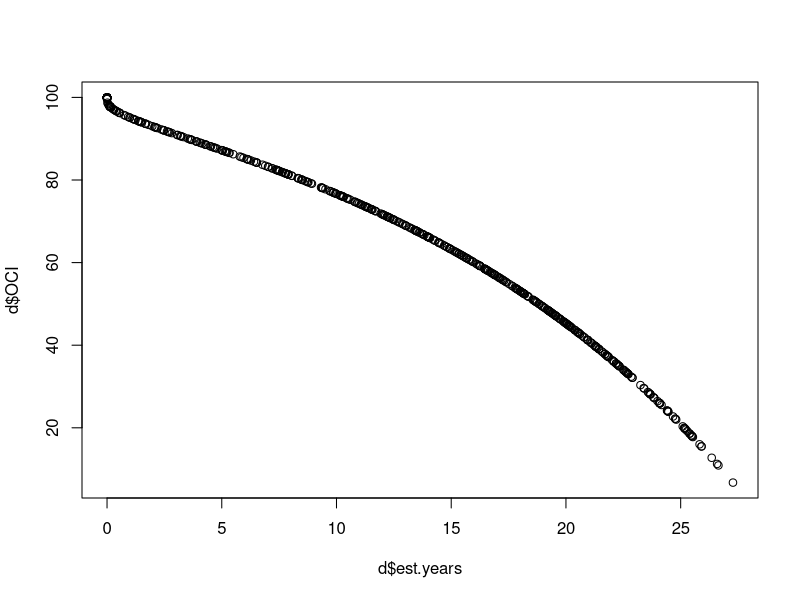
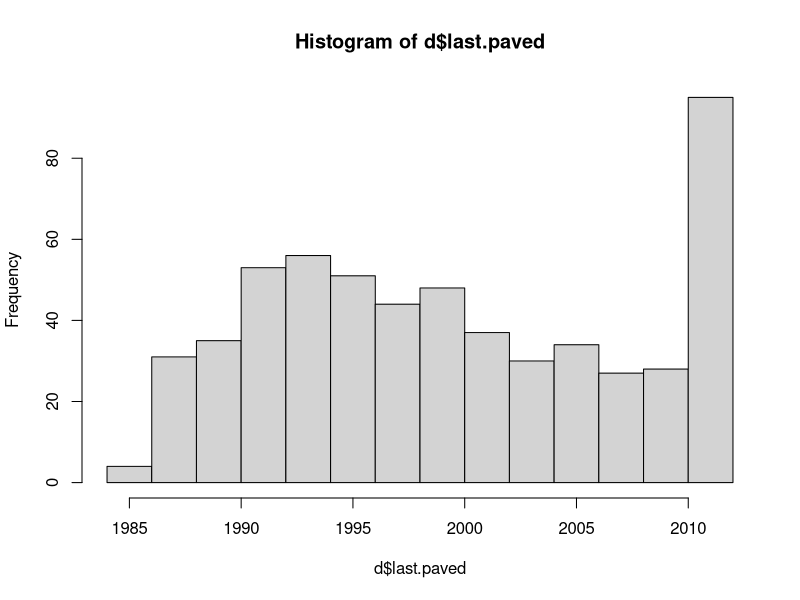
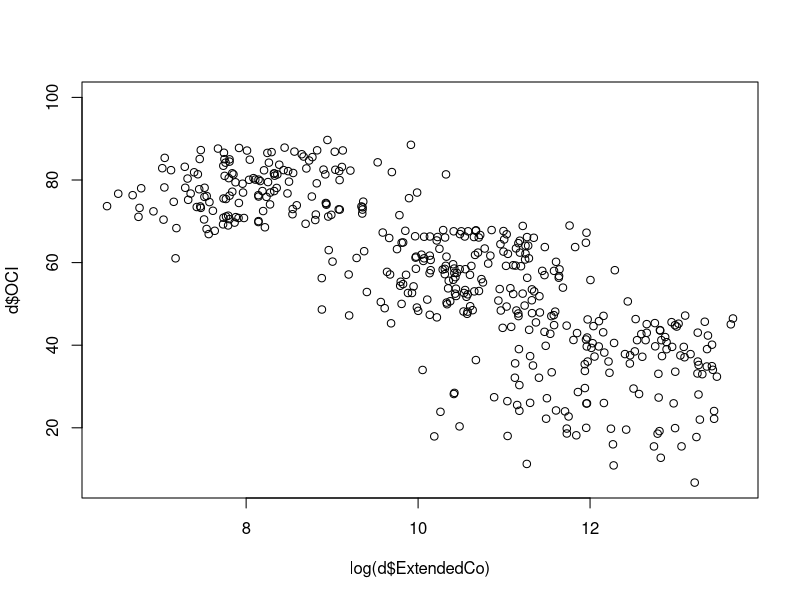
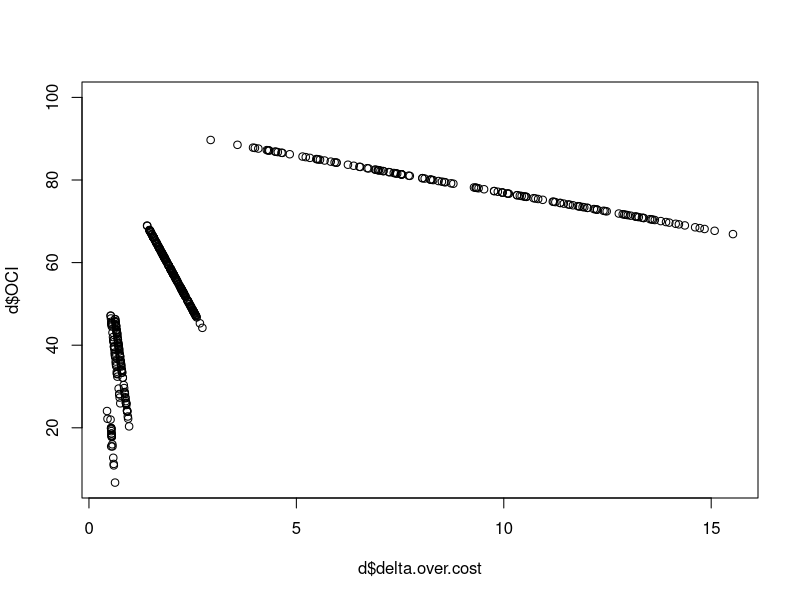
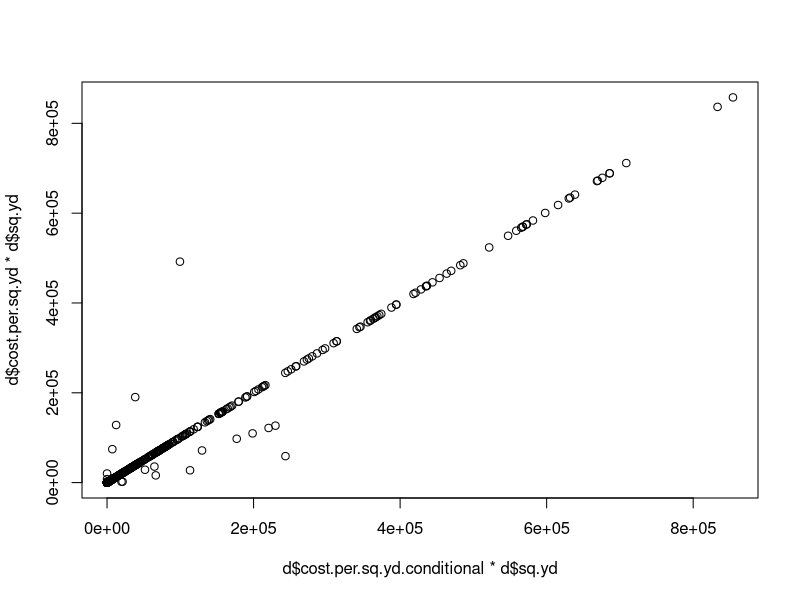
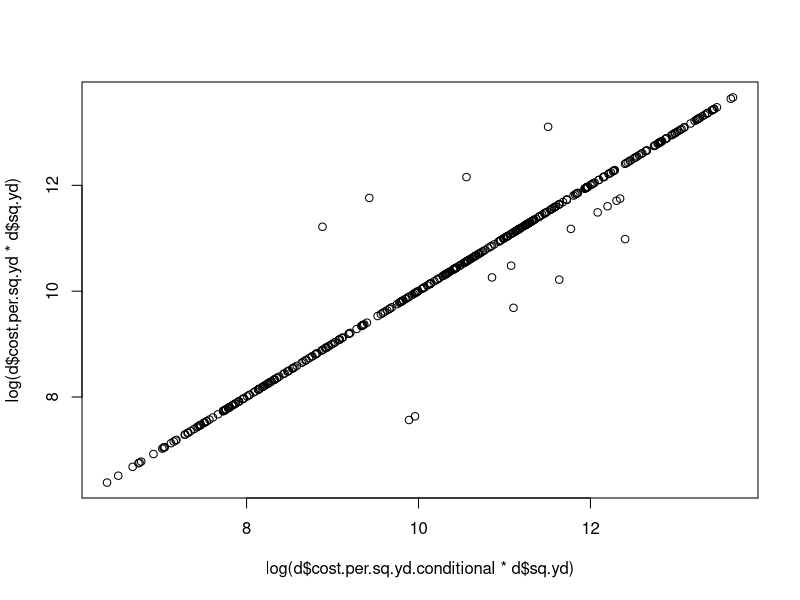

The R source for these figures, in order: (Note: this script raises an error after producing the figures.)
# This code cleans and analyzes data from FST, the pavement consultant
# OCI value = PCI.  Note these scores are from November 2012.
# It models the cost and PCI degredation in order to optimize pavement decisions
# Created By Daniel Hadley

setwd("K:/Somerstat/Common/Data/2014 StreetStat/PCI_Code")
# setwd ("~/Documents/Git/PCI_Code") #at home
d <- read.csv("PCI.csv")

# Create new variables 
d$sq.ft <- d$PavementWi * d$Length # Sq. Feet
d$sq.yd <- d$sq.ft * 0.111111 # Sq. Yards
d$total.pci <- d$sq.yd * d$OCI # Sum PCI
d$ideal.pci <- d$sq.yd * 95 # Ideal sum PCI
d$delta.pci <- d$ideal.pci - d$total.pci #Difference
d$delta.over.cost <- d$delta.pci / d$ExtendedCo #One cost measure
aggregate(delta.over.cost ~ PlanActivi, d, mean ) # Crack Seal is crazy cost efficient
aggregate(delta.over.cost ~ PlanActivi, d, max ) # Crack Seal is crazy cost efficient

d$cost.per.sq.yd <- d$ExtendedCo / d$sq.yd # Cost per sq yard


# Here I model the age as a function of PCI based on the references below:
# It is an average of residential and arterial, but we can divide those later
# http://onlinepubs.trb.org/onlinepubs/conferences/2012/assetmgmt/presentations/Data-A-Ramirez-Flores-Chang-Albitres.pdf
# https://repository.tamu.edu/bitstream/handle/1969.1/ETD-TAMU-2009-05-317/DESHMUKH-THESIS.pdf?sequence=2
# http://www.mylongview.com/modules/showdocument.aspx?documentid=631
# PCI = 100 - (106/((ln(79/AGE))^(1/.48)))

d$est.years <- 79*(2.71828^(-9.37879/(100-d$OCI)^0.48))
plot(d$est.years, d$OCI)

d$last.paved <- 2012 - d$est.years
hist(d$last.paved) # I'm skeptical there are streets we have not paved since the 80s


# test
plot(log(d$ExtendedCo), d$OCI)
plot(d$delta.over.cost, d$OCI) # checking cost-effectiveness
# This final plot is where we see that high OCI maintenance is the most cost-effective

# First model cost as a f(PCI) using logical tests: 
# this averages differences between collectors and arterials
# To see where the bands begin and end
aggregate(OCI ~ PlanActivi, d, mean )
aggregate(OCI ~ PlanActivi, d, min )
aggregate(OCI ~ PlanActivi, d, max )

d$cost.per.sq.yd.conditional <- ifelse((d$OCI >= 68) & (d$OCI < 88), 1.8,
                            ifelse((d$OCI >= 47) & (d$OCI < 68), 18.50,
                            ifelse((d$OCI >= 25) & (d$OCI < 47) & (d$Functional == "RT - Residential Local"), 76.80,
                            ifelse((d$OCI >= 25) & (d$OCI < 47) & (d$Functional == "RE - Residential Dead End"), 76.80,
                            ifelse((d$OCI >= 25) & (d$OCI < 47) & (d$Functional == "CO - Collector" ), 91.10,
                            ifelse((d$OCI >= 25) & (d$OCI < 47) & (d$Functional == "AR - Arterial"), 91.10,
                            ifelse((d$OCI >= 0) & (d$OCI < 25) & (d$Functional == "RT - Residential Local"), 139.80,
                            ifelse((d$OCI >= 0) & (d$OCI < 25) & (d$Functional == "RE - Residential Dead End"), 139.80,
                            ifelse((d$OCI >= 0) & (d$OCI < 25) & (d$Functional == "CO - Collector"), 147.70,
                            ifelse((d$OCI >= 0) & (d$OCI < 25) & (d$Functional == "AR - Arterial"), 162.10,
                            ifelse(d$OCI >= 88, 0, 360)))))))))))

# Test
plot(d$cost.per.sq.yd.conditional*d$sq.yd, d$cost.per.sq.yd*d$sq.yd)
plot(log(d$cost.per.sq.yd.conditional*d$sq.yd), log(d$cost.per.sq.yd*d$sq.yd))
# d$dif <- d$cost.per.sq.yd*d$sq.yd - d$cost.per.sq.yd.conditional*d$sq.yd  
# hugeDif <- d[ which(d$dif>650000 | d$dif < -115000), ]



# # Now model the cost degredation as a f(PCI) using a smooth curve
# # This smooths out all of the "cliffs" from the difference maintenance bands, 
# # but it approximates how quickly costs escalate as a f of PCI and allows for linear optimization
# 
# ####  Use the empirical distribution of PCI ####
# # http://davetang.org/muse/2013/05/09/on-curve-fitting/
# y = d$cost.per.sq.yd 
# x = d$OCI
# plot(x,y)
# 
# #fit first degree polynomial equation:
# fit  <- lm(y~x)
# #second degree
# fit2 <- lm(y~poly(x,2,raw=TRUE))
# #third degree
# fit3 <- lm(y~poly(x,3,raw=TRUE))
# #fourth degree
# fit4 <- lm(y~poly(x,4,raw=TRUE))
# #generate range of 50 numbers starting from 30 and ending at 160
# xx <- seq(0,160, length=50)
# plot(x,y,pch=19,ylim=c(0,150))
# lines(xx, predict(fit, data.frame(x=xx)), col="red")
# lines(xx, predict(fit2, data.frame(x=xx)), col="green")
# lines(xx, predict(fit3, data.frame(x=xx)), col="blue")
# lines(xx, predict(fit4, data.frame(x=xx)), col="purple") ## This looks like the best fit
# 
# # Now model it based on the coefficients from fit4
# #y=e + dx + cx^2 + bx^3 + ax^4 
# coef(fit4)
# 
# d$cost.model <- 1.351524e+02 + (1.845730e+00 * d$OCI) +  
#   (-1.630135e-01 * d$OCI^2) + 
#   (2.195987e-03 * d$OCI^3) + 
#   (-8.857414e-06 * d$OCI^4) 
# 
# 
# fit <- lm(d$cost.model,d$cost.per.sq.yd)
# summary(fit) # show results
# 
# # Visualize
# plot(d$cost.model*d$sq.yd, d$cost.per.sq.yd*d$sq.yd)
# plot(log(d$cost.model*d$sq.yd), log(d$cost.per.sq.yd*d$sq.yd))
# 
# # Damn, nothing seems to model the cliffs correctly




###  Model the Pavement decisions over 20 years ###
# dm <- d # dm = data model
# dm <- subset(dm, select = c(FID, Functional, STREETNAME, OCI, sq.yd)) #OR

# First I create functions that describe the relationships analyzed previously
# f(Age) = PCI 
PCIf <- function(AGE){ 
  PCI <- 100 - (106/((log(79/AGE))^(1/.48)))
  return(PCI)
}

# f(PCI) = Cost 
Costf <- function(OCI, Functional, sq.yd){ 
  Cost <- ifelse((OCI >= 68) & (OCI < 88), 1.8,
         ifelse((OCI >= 47) & (OCI < 68), 18.50,
                ifelse((OCI >= 25) & (OCI < 47) & (Functional == "RT - Residential Local"), 76.80,
                       ifelse((OCI >= 25) & (OCI < 47) & (Functional == "RE - Residential Dead End"), 76.80,
                              ifelse((OCI >= 25) & (OCI < 47) & (Functional == "CO - Collector" ), 91.10,
                                     ifelse((OCI >= 25) & (OCI < 47) & (Functional == "AR - Arterial"), 91.10,
                                            ifelse((OCI >= 0) & (OCI < 25) & (Functional == "RT - Residential Local"), 139.80,
                                                   ifelse((OCI >= 0) & (OCI < 25) & (Functional == "RE - Residential Dead End"), 139.80,
                                                          ifelse((OCI >= 0) & (OCI < 25) & (Functional == "CO - Collector"), 147.70,
                                                                 ifelse((OCI >= 0) & (OCI < 25) & (Functional == "AR - Arterial"), 162.10,
                                                                        ifelse(OCI >= 88, 0, 360)))))))))))
  return(Cost*sq.yd)
}


# f(PCI) = Whether or Not to Pave
# Here is where we set the rules and try different scenarios
# This scenario is random with no bottom tiers
Pavef <- function(OCI){
  pave <- (ifelse((OCI >= 68) & (OCI < 88), 1,
                  ifelse((OCI >= 47) & (OCI < 68), 1,
                         ifelse(OCI == 47, 1, 0)))) # Top tiers
  return(pave)
}

# This scenario is totally random
Pavef <- function(OCI){
  pave <-  sample(c(0,1), 573, replace = TRUE) #random
  return(pave)
}

# Worst - first
Pavef <- function(OCI){
  pave <- (ifelse((OCI <= 15),(sample(0:1,2)),0))
  return(pave)
}

# Best - first
Pavef <- function(OCI){
  pave <- (ifelse((OCI >= 42),(sample(0:1,2)),0))
  return(pave)
}

# Best - first non stochastic
Pavef <- function(OCI){
  pave <- (ifelse((OCI >= 58),1,0))
  return(pave)
}


# f(n) = output
Modelf <- function(n){
    d$OCI.Model <- PCIf(d$est.years) # Use the model instead of the empirical OCI
    d$backlog <- Costf(d$OCI.Model, d$Functional, d$sq.yd) # when summed, this gives you your backlog
    d$Pave.a <- Pavef(d$OCI.Model) # Decision to pave based on Pavef function
    d$Age.a <- ifelse(d$Pave.a == 1, 1, 1 + d$est.years) #Age in year n
    d$OCI.a <- PCIf(d$Age.a) # OCI year n  
    d$cost.a <- ifelse(d$Pave.a == 1, Costf(d$OCI.Model,d$Functional, d$sq.yd),0) #The cost to pave the selected streets
    d$backlog.a <- ifelse(d$Pave.a == 0, Costf(d$OCI.Model,d$Functional, d$sq.yd),0) #Backlog after year n
    d$Pave.b <- Pavef(d$OCI.a) # Decision to pave based on Pavef function
    d$Age.b <- ifelse(d$Pave.b == 1, 1, 1 + d$Age.a) #Age in year n
    d$OCI.b <- PCIf(d$Age.b) # OCI year n  
    d$cost.b <- ifelse(d$Pave.b == 1, Costf(d$OCI.a,d$Functional, d$sq.yd),0) #The cost to pave the selected streets
    d$backlog.b <- ifelse(d$Pave.b == 0, Costf(d$OCI.a,d$Functional, d$sq.yd),0) #Backlog after year n
    d$Pave.c <- Pavef(d$OCI.b) # Decision to pave based on Pavef function
    d$Age.c <- ifelse(d$Pave.c == 1, 1, 1 + d$Age.b) #Age in year n
    d$OCI.c <- PCIf(d$Age.c) # OCI year n  
    d$cost.c <- ifelse(d$Pave.c == 1, Costf(d$OCI.b,d$Functional, d$sq.yd),0) #The cost to pave the selected streets
    d$backlog.c <- ifelse(d$Pave.c == 0, Costf(d$OCI.b,d$Functional, d$sq.yd),0) #Backlog after year n
    d$Pave.d <- Pavef(d$OCI.c) # Decision to pave based on Pavef function
    d$Age.d <- ifelse(d$Pave.d == 1, 1, 1 + d$Age.c) #Age in year n
    d$OCI.d <- PCIf(d$Age.d) # OCI year n  
    d$cost.d <- ifelse(d$Pave.d == 1, Costf(d$OCI.c,d$Functional, d$sq.yd),0) #The cost to pave the selected streets
    d$backlog.d <- ifelse(d$Pave.d == 0, Costf(d$OCI.c,d$Functional, d$sq.yd),0) #Backlog after year n
    d$Pave.e <- Pavef(d$OCI.d) # Decision to pave based on Pavef function
    d$Age.e <- ifelse(d$Pave.e == 1, 1, 1 + d$Age.d) #Age in year n
    d$OCI.e <- PCIf(d$Age.e) # OCI year n  
    d$cost.e <- ifelse(d$Pave.e == 1, Costf(d$OCI.d,d$Functional, d$sq.yd),0) #The cost to pave the selected streets
    d$backlog.e <- ifelse(d$Pave.e == 0, Costf(d$OCI.d,d$Functional, d$sq.yd),0) #Backlog after year n    
#   Now create the outputs
  backlog <- sum(d$backlog.e)
  backlog.reduction <- (sum(d$backlog)) - (sum(d$backlog.e))
  total.cost <- sum(d$cost.a, d$cost.b, d$cost.c, d$cost.d, d$cost.e)
  benefit.to.cost <- backlog.reduction / total.cost
  average.annual.cost <- ((sum(d$cost.a)) + (sum(d$cost.b)) + (sum(d$cost.c)) + 
                            (sum(d$cost.d)) + (sum(d$cost.e))) / 5
  first.year <- sum(d$cost.a)
output <- list(backlog, backlog.reduction, total.cost, benefit.to.cost, average.annual.cost, first.year)
return(output)
}

# Now run the function X number of times
# http://stats.stackexchange.com/questions/7999/how-to-efficiently-repeat-a-function-on-a-data-set-in-r
l <- alply(cbind(rep(1000,1000),rep(20,10)),1,Modelf)
backlog <- data.frame(matrix(unlist(l), nrow=1000, byrow=T))
colnames(backlog) <- c("backlog", "backlog.reduction", "total.cost", "benefit.to.cost", 
                       "average.annual.cost", "first.year")

hist(backlog$benefit.to.cost)
hist(backlog$average.annual.cost)













###  Visualize ###
library(ggplot2)

my.theme <- 
  theme(plot.background = element_blank(), # Remove background
        panel.grid.major = element_blank(), # Remove gridlines
        panel.grid.minor = element_blank(), # Remove more gridlines
        panel.border = element_blank(), # Remove border
        panel.background = element_blank(), # Remove more background
        axis.ticks = element_blank(), # Remove axis ticks
        axis.text=element_text(size=24), # Enlarge axis text font
        axis.title=element_text(size=26), # Enlarge axis title font
        plot.title=element_text(size=42, hjust=0) # Enlarge, left-align title
        ,axis.text.x = element_text(angle=60, hjust = 1) # Uncomment if X-axis unreadable 
  )


# A simple method is to use the "weight" function with qplot. This will even work with aggregate
p <- qplot(PlanActivi, weight = Length, data = d, geom = "bar", alpha=I(.7), main="Activity by Length", ylab="Col2 Count")
p + my.theme

p <- qplot(Treatmentb, weight = Length, data = d, geom = "bar", alpha=I(.7), main="Activity by Length", ylab="Col2 Count")
p + my.theme

p <- qplot(OCI, weight = Length, data = d, colour = "white", fill=Treatmentb, geom = "bar", main="PCI by Length", ylab="Length of Roadway")
p + my.theme


ag <- aggregate(OCI ~ PlanActivi, d, mean )
p <- qplot(PlanActivi, weight = OCI, data = ag, geom = "bar", alpha=I(.7), main="Activity by Avg PCI", ylab="PCI")
p + my.theme

                            
                                   
